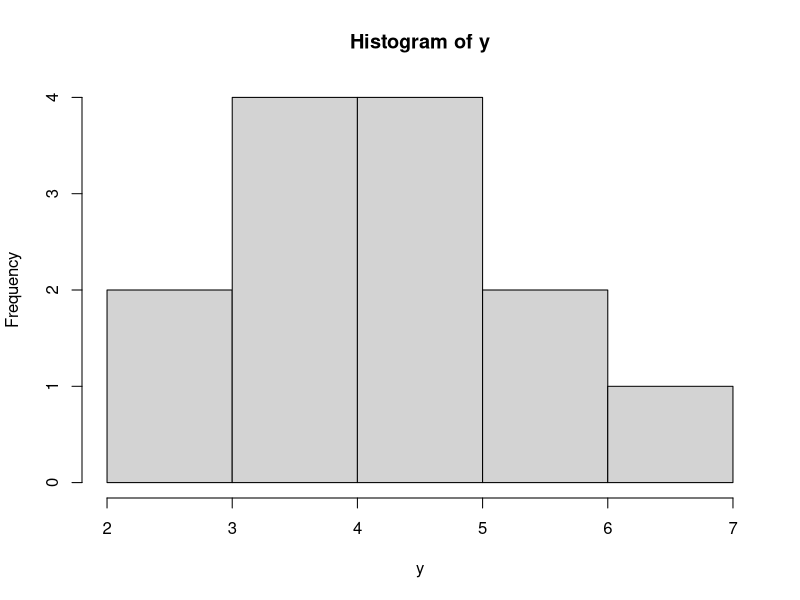
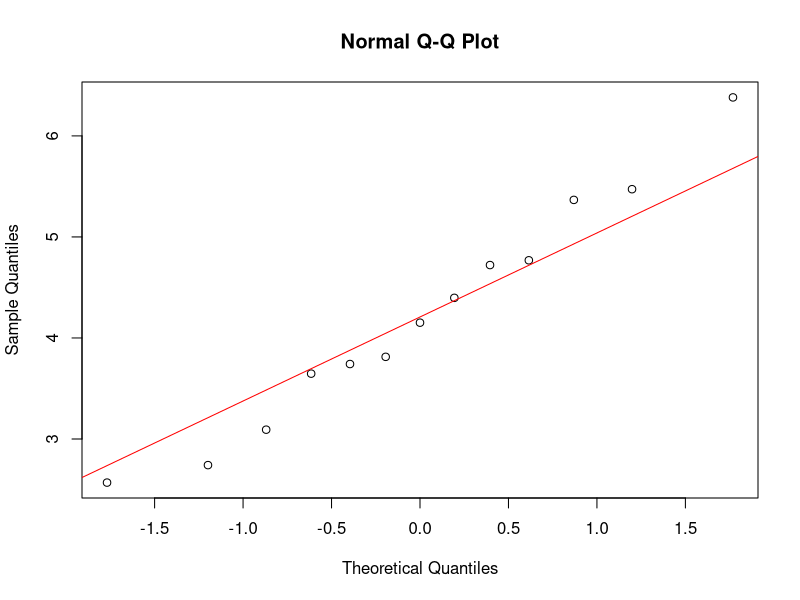
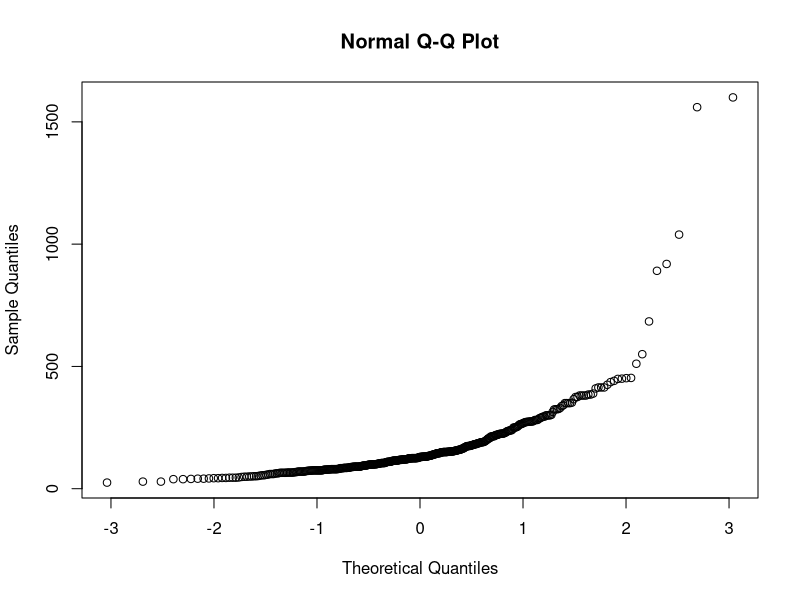
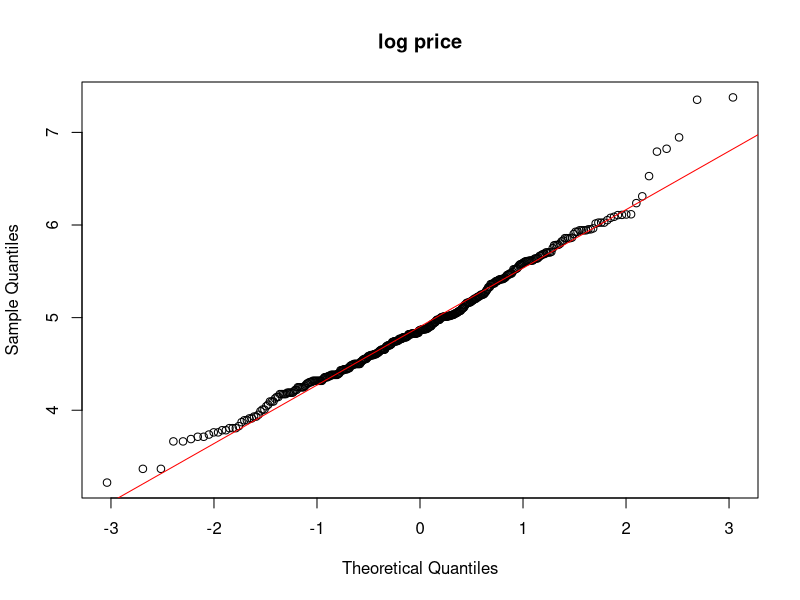

Write the R code that produced these figures, in order.
## ---- chunk 1
library(dplyr)
knitr::opts_chunk$set(echo = TRUE)
## ---- chunk 2
voter_table <- as.table(rbind( c(192,359-192),c(38,161-38) ))
rownames(voter_table) <- c("mail2020","not_mail2020")
colnames(voter_table) <- c("mail2024","not_mail2024")
voter_table
## ---- chunk 3
prop.table(voter_table,margin=1)
## ---- chunk 4
prop.test(voter_table, conf.level=0.90)
## ---- chunk 5
votes2020 <- c(359, 161) #359 mail voters in 2020, 161 non-mail voters in 2020
mail2024 <- c(192, 38) # 192 mail voters in 2020 will mail vote in 2024, 38 non-mail voters in 2020 will mail vote in 2024

prop.test(x = mail2024, n = votes2020, alternative = 'greater')
## ---- chunk 6
test.result <- prop.test(x = mail2024, n = votes2020, alternative = 'greater')
abs.z0 <- sqrt(test.result$statistic)
p.value <- test.result$p.value

# print values in console
abs.z0
p.value
## ---- chunk 7
mail_voters_2020 <- 359
non_mail_voters_2020 <-161

pihat1 <- 192 / mail_voters_2020
pihat2 <- 38 / non_mail_voters_2020
pihat_pool <- (192 + 38) / (mail_voters_2020 + non_mail_voters_2020)

z0 <- (pihat1-pihat2) / sqrt(pihat_pool * (1 - pihat_pool) / mail_voters_2020 + pihat_pool*(1 - pihat_pool) / non_mail_voters_2020)
z0
## ---- chunk 8
test2.result <- prop.test(x = mail2024, n = votes2020, alternative = 'greater', correct = FALSE)
sqrt(test2.result$statistic)
## ---- chunk 9
# generate 13 samples from a N(4,1^2) distribution
set.seed(109202)
n <- 13
y <- rnorm(n, 4, 1)
hist(y)
summary(y)
## ---- chunk 10
t.test(y, conf.level=0.95)
## ---- chunk 11
results <- t.test(y, conf.level=0.95)
results$conf.int
## ---- chunk 12
results2 <- t.test(y, conf.level=0.95, mu=5, alternative='two.sided')
results2$statistic
results2$p.value
## ---- chunk 13
# test H0: mu=5; HA: mu <5
results3 <- t.test(y,mu=5,alternative="less")
results3
## ---- chunk 14
qqnorm(y)
qqline(y,col='red')
## ---- chunk 15
mushrooms <- read.csv("mushrooms.csv")

mush_table <- table(mushrooms$bruises, mushrooms$edible)
mush_table

prop.table(mush_table, 1)
## ---- chunk 16
prop.test(mush_table, conf.level = 0.90, correct = FALSE)
## ---- chunk 17
gill_table <- table(mushrooms$gill.size, mushrooms$bruises)
gill_table

prop.table(gill_table, 1)

gill_test <- prop.test(gill_table, alternative = "less", correct = FALSE)

sqrt(gill_test$statistic)
gill_test$p.value
## ---- chunk 18
candidate_test <- prop.test(c(72,86), n = c(200,200), alternative = 'two.sided', correct = FALSE)
candidate_test
sqrt(candidate_test$statistic)
## ---- chunk 19
airbnb <- read.csv("airbnb_asheville.csv")

t.test(airbnb$price, conf.level = 0.99)
## ---- chunk 20
qqnorm(airbnb$price)
## ---- chunk 21
t.test(log(airbnb$price), conf.level=0.95)

print("95% CI on price scale:")
c(exp(4.8536), exp(4.9751))
## ---- chunk 22
qqnorm(log(airbnb$price), main = 'log price')
qqline(log(airbnb$price), col = 'red')
